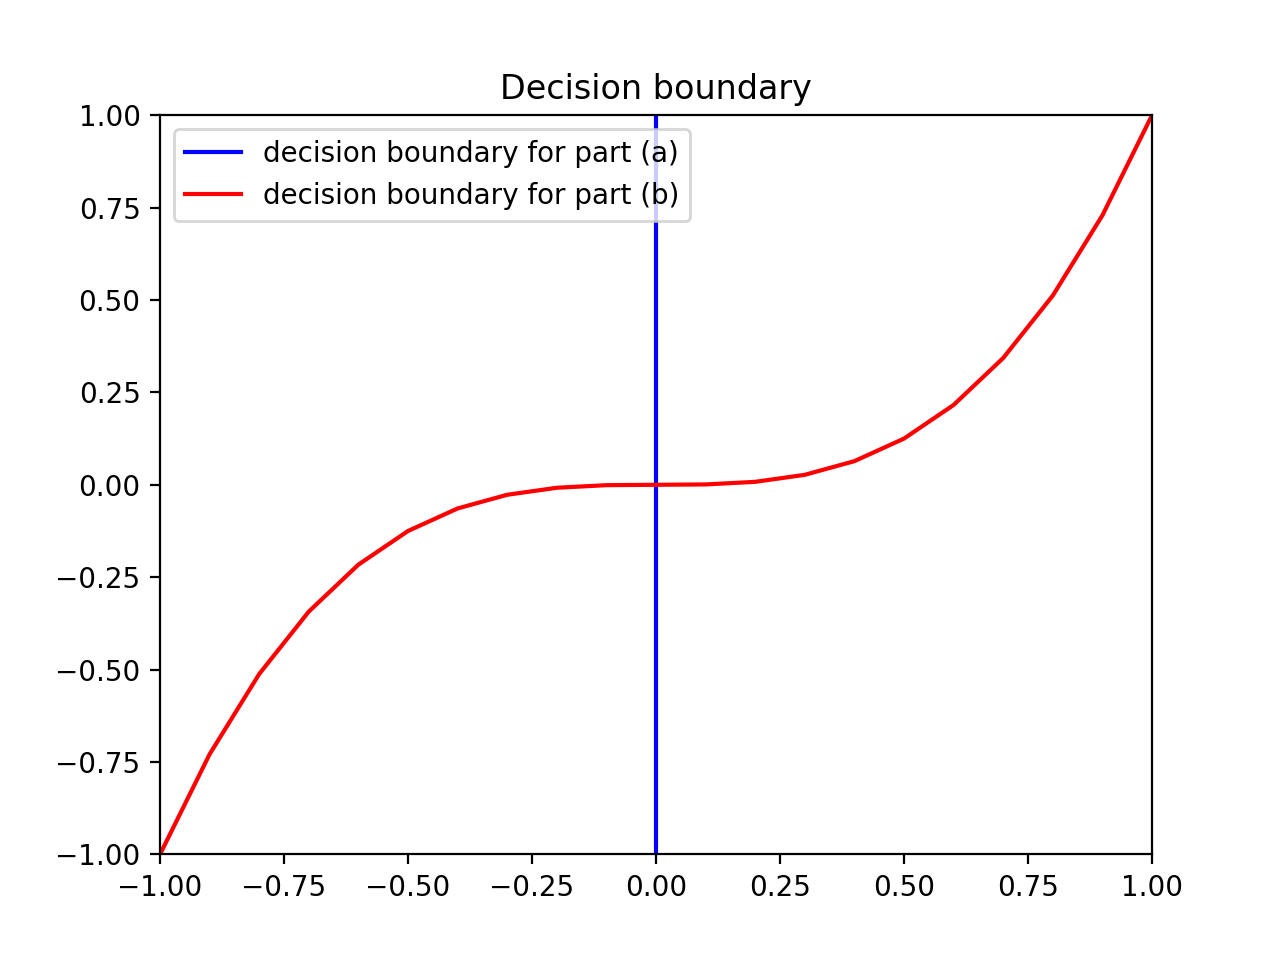

The Python source for this figure:
import numpy as np
import matplotlib.pyplot as plt

def f1(t):
    return t ** 3
t1 = np.arange(-1, 1.1, 0.1)
f, = plt.plot([0]*len(t1), t1, 'b')
g, = plt.plot(t1, f1(t1), 'r')
plt.legend([f,g] , ["decision boundary for part (a)", "decision boundary for part (b)"])
#plt.grid()
plt.xlim((-1,1))
plt.ylim((-1,1))
plt.title(r"Decision boundary")
plt.show()
